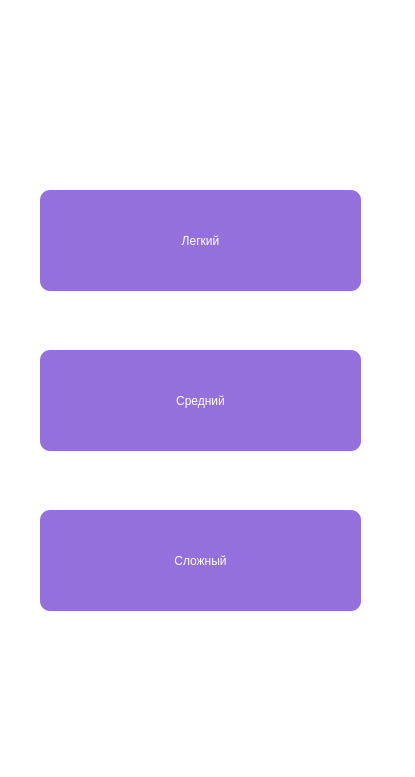
<?xml version="1.0" encoding="UTF-8"?>
<ui version="4.0">
 <class>fastmath</class>
 <widget class="QDialog" name="fastmath">
  <property name="geometry">
   <rect>
    <x>0</x>
    <y>0</y>
    <width>415</width>
    <height>777</height>
   </rect>
  </property>
  <property name="windowTitle">
   <string>Быстрая математика</string>
  </property>
  <property name="styleSheet">
   <string notr="true">background-color: rgb(255, 255, 255);</string>
  </property>
  <widget class="QPushButton" name="pushButton">
   <property name="geometry">
    <rect>
     <x>40</x>
     <y>190</y>
     <width>321</width>
     <height>101</height>
    </rect>
   </property>
   <property name="styleSheet">
    <string notr="true">border-radius: 10px;
font: 15pt &quot;STXihei&quot;;
    color: white;
    transition: .2s linear;
    background: #9370DB;
 box-shadow: 0 0 0 2px white, 0 0 0 4px #3C82F8;</string>
   </property>
   <property name="text">
    <string>Легкий</string>
   </property>
  </widget>
  <widget class="QPushButton" name="pushButton_3">
   <property name="geometry">
    <rect>
     <x>40</x>
     <y>350</y>
     <width>321</width>
     <height>101</height>
    </rect>
   </property>
   <property name="styleSheet">
    <string notr="true">border-radius: 10px;
font: 15pt &quot;STXihei&quot;;
    color: white;
    transition: .2s linear;
    background: #9370DB;
 box-shadow: 0 0 0 2px white, 0 0 0 4px #3C82F8;</string>
   </property>
   <property name="text">
    <string>Средний</string>
   </property>
  </widget>
  <widget class="QPushButton" name="pushButton_2">
   <property name="geometry">
    <rect>
     <x>40</x>
     <y>510</y>
     <width>321</width>
     <height>101</height>
    </rect>
   </property>
   <property name="styleSheet">
    <string notr="true">border-radius: 10px;
font: 15pt &quot;STXihei&quot;;
    color: white;
    transition: .2s linear;
    background: #9370DB;
 box-shadow: 0 0 0 2px white, 0 0 0 4px #3C82F8;</string>
   </property>
   <property name="text">
    <string>Сложный</string>
   </property>
  </widget>
  <widget class="QPushButton" name="pushButton_4">
   <property name="geometry">
    <rect>
     <x>-10</x>
     <y>0</y>
     <width>81</width>
     <height>71</height>
    </rect>
   </property>
   <property name="styleSheet">
    <string notr="true">border-radius : 15%</string>
   </property>
   <property name="text">
    <string/>
   </property>
   <property name="icon">
    <iconset resource="resource.qrc">
     <normaloff>:/resource/img/icons8-назад-50.png</normaloff>:/resource/img/icons8-назад-50.png</iconset>
   </property>
   <property name="flat">
    <bool>true</bool>
   </property>
  </widget>
 </widget>
 <resources>
  <include location="resource.qrc"/>
 </resources>
 <connections/>
</ui>
